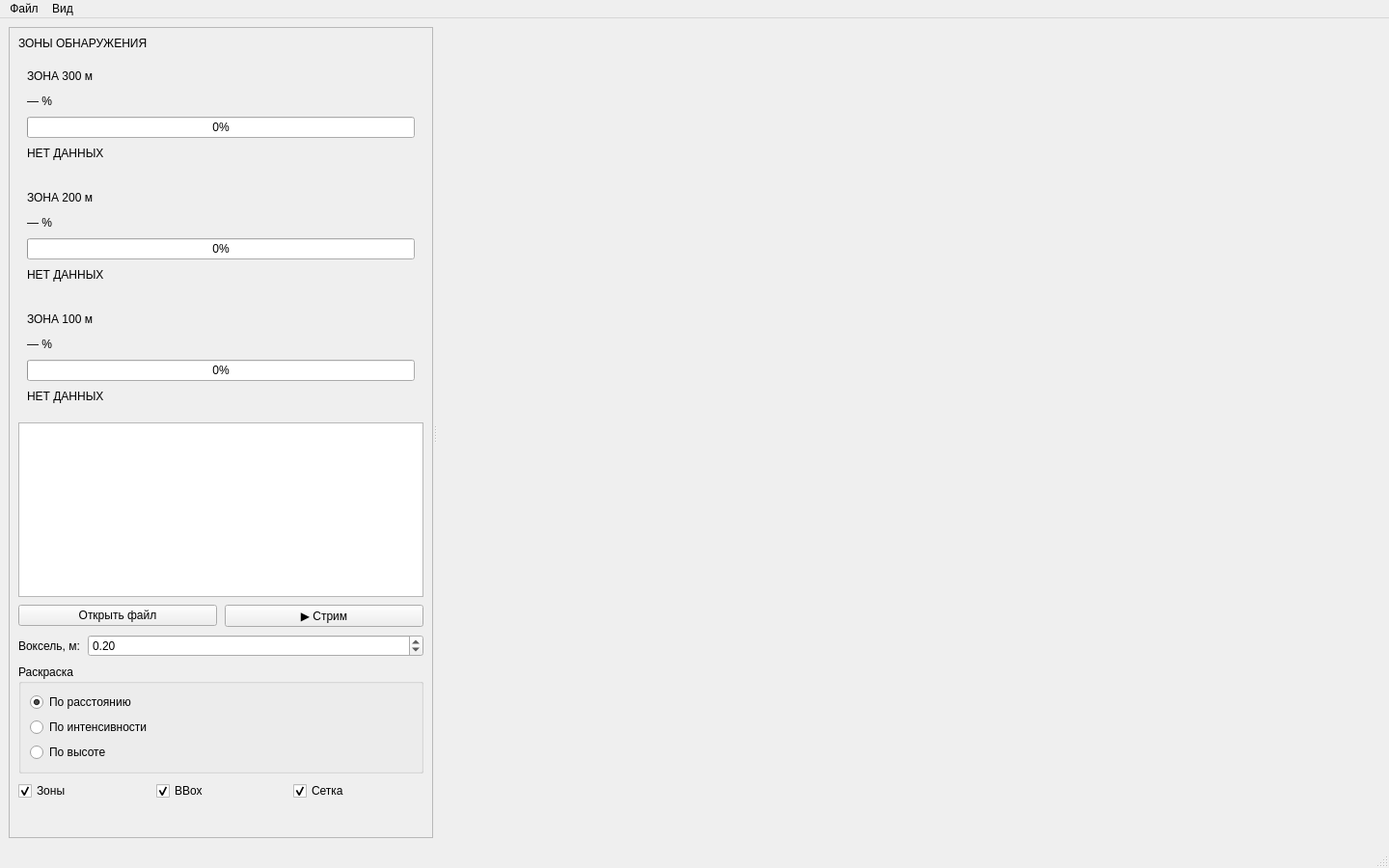
<?xml version="1.0" encoding="UTF-8"?>
<ui version="4.0">
 <class>MainWindow</class>
 <widget class="QMainWindow" name="MainWindow">
  <property name="geometry">
   <rect>
    <x>0</x>
    <y>0</y>
    <width>1440</width>
    <height>900</height>
   </rect>
  </property>
  <property name="minimumSize">
   <size>
    <width>1024</width>
    <height>640</height>
   </size>
  </property>
  <property name="windowTitle">
   <string>LiDAR Obstacle Monitor — анализ препятствий перед поездом</string>
  </property>
  <widget class="QWidget" name="centralwidget">
   <layout class="QHBoxLayout" name="centralLayout">
    <property name="spacing">
     <number>6</number>
    </property>
    <item>
     <widget class="QSplitter" name="mainSplitter">
      <property name="orientation">
       <enum>Qt::Horizontal</enum>
      </property>
      <widget class="QFrame" name="leftPanel">
       <property name="minimumSize">
        <size>
         <width>320</width>
         <height>0</height>
        </size>
       </property>
       <property name="maximumSize">
        <size>
         <width>440</width>
         <height>16777215</height>
        </size>
       </property>
       <property name="frameShape">
        <enum>QFrame::StyledPanel</enum>
       </property>
       <property name="frameShadow">
        <enum>QFrame::Raised</enum>
       </property>
       <layout class="QVBoxLayout" name="leftPanelLayout">
        <property name="spacing">
         <number>8</number>
        </property>
        <item>
         <widget class="QLabel" name="leftTitleLabel">
          <property name="text">
           <string>ЗОНЫ ОБНАРУЖЕНИЯ</string>
          </property>
         </widget>
        </item>
        <item>
         <widget class="QFrame" name="zoneCard_300">
          <property name="minimumSize">
           <size>
            <width>0</width>
            <height>118</height>
           </size>
          </property>
          <property name="frameShape">
           <enum>QFrame::NoFrame</enum>
          </property>
          <layout class="QVBoxLayout" name="zoneLayout_300">
           <item>
            <widget class="QLabel" name="zoneTitle_300">
             <property name="text">
              <string>ЗОНА 300 м</string>
             </property>
            </widget>
           </item>
           <item>
            <widget class="QLabel" name="zoneProb_300">
             <property name="text">
              <string>— %</string>
             </property>
            </widget>
           </item>
           <item>
            <widget class="QProgressBar" name="zoneProgress_300">
             <property name="value">
              <number>0</number>
             </property>
            </widget>
           </item>
           <item>
            <widget class="QLabel" name="zoneStatus_300">
             <property name="text">
              <string>НЕТ ДАННЫХ</string>
             </property>
            </widget>
           </item>
          </layout>
         </widget>
        </item>
        <item>
         <widget class="QFrame" name="zoneCard_200">
          <property name="minimumSize">
           <size>
            <width>0</width>
            <height>118</height>
           </size>
          </property>
          <property name="frameShape">
           <enum>QFrame::NoFrame</enum>
          </property>
          <layout class="QVBoxLayout" name="zoneLayout_200">
           <item>
            <widget class="QLabel" name="zoneTitle_200">
             <property name="text">
              <string>ЗОНА 200 м</string>
             </property>
            </widget>
           </item>
           <item>
            <widget class="QLabel" name="zoneProb_200">
             <property name="text">
              <string>— %</string>
             </property>
            </widget>
           </item>
           <item>
            <widget class="QProgressBar" name="zoneProgress_200">
             <property name="value">
              <number>0</number>
             </property>
            </widget>
           </item>
           <item>
            <widget class="QLabel" name="zoneStatus_200">
             <property name="text">
              <string>НЕТ ДАННЫХ</string>
             </property>
            </widget>
           </item>
          </layout>
         </widget>
        </item>
        <item>
         <widget class="QFrame" name="zoneCard_100">
          <property name="minimumSize">
           <size>
            <width>0</width>
            <height>118</height>
           </size>
          </property>
          <property name="frameShape">
           <enum>QFrame::NoFrame</enum>
          </property>
          <layout class="QVBoxLayout" name="zoneLayout_100">
           <item>
            <widget class="QLabel" name="zoneTitle_100">
             <property name="text">
              <string>ЗОНА 100 м</string>
             </property>
            </widget>
           </item>
           <item>
            <widget class="QLabel" name="zoneProb_100">
             <property name="text">
              <string>— %</string>
             </property>
            </widget>
           </item>
           <item>
            <widget class="QProgressBar" name="zoneProgress_100">
             <property name="value">
              <number>0</number>
             </property>
            </widget>
           </item>
           <item>
            <widget class="QLabel" name="zoneStatus_100">
             <property name="text">
              <string>НЕТ ДАННЫХ</string>
             </property>
            </widget>
           </item>
          </layout>
         </widget>
        </item>
        <item>
         <widget class="QTableView" name="zonesTable">
          <property name="minimumSize">
           <size>
            <width>0</width>
            <height>150</height>
           </size>
          </property>
          <property name="editTriggers">
           <set>QAbstractItemView::NoEditTriggers</set>
          </property>
          <property name="alternatingRowColors">
           <bool>true</bool>
          </property>
          <property name="selectionMode">
           <enum>QAbstractItemView::NoSelection</enum>
          </property>
          <property name="showGrid">
           <bool>false</bool>
          </property>
          <attribute name="horizontalHeaderHighlightSections">
           <bool>false</bool>
          </attribute>
          <attribute name="verticalHeaderVisible">
           <bool>false</bool>
          </attribute>
          <attribute name="verticalHeaderHighlightSections">
           <bool>false</bool>
          </attribute>
         </widget>
        </item>
        <item>
         <layout class="QHBoxLayout" name="fileButtonsLayout">
          <item>
           <widget class="QPushButton" name="openFileButton">
            <property name="text">
             <string>Открыть файл</string>
            </property>
           </widget>
          </item>
          <item>
           <widget class="QPushButton" name="streamButton">
            <property name="text">
             <string>▶ Стрим</string>
            </property>
           </widget>
          </item>
         </layout>
        </item>
        <item>
         <layout class="QFormLayout" name="voxelLayout">
          <item row="0" column="0">
           <widget class="QLabel" name="voxelLabel">
            <property name="text">
             <string>Воксель, м:</string>
            </property>
           </widget>
          </item>
          <item row="0" column="1">
           <widget class="QDoubleSpinBox" name="voxelLeafSpin">
            <property name="decimals">
             <number>2</number>
            </property>
            <property name="minimum">
             <double>0.010000000000000</double>
            </property>
            <property name="maximum">
             <double>5.000000000000000</double>
            </property>
            <property name="singleStep">
             <double>0.050000000000000</double>
            </property>
            <property name="value">
             <double>0.200000000000000</double>
            </property>
           </widget>
          </item>
         </layout>
        </item>
        <item>
         <widget class="QGroupBox" name="coloringGroup">
          <property name="title">
           <string>Раскраска</string>
          </property>
          <layout class="QVBoxLayout" name="coloringLayout">
           <item>
            <widget class="QRadioButton" name="colorByDistanceRadio">
             <property name="text">
              <string>По расстоянию</string>
             </property>
             <property name="checked">
              <bool>true</bool>
             </property>
            </widget>
           </item>
           <item>
            <widget class="QRadioButton" name="colorByIntensityRadio">
             <property name="text">
              <string>По интенсивности</string>
             </property>
            </widget>
           </item>
           <item>
            <widget class="QRadioButton" name="colorByHeightRadio">
             <property name="text">
              <string>По высоте</string>
             </property>
            </widget>
           </item>
          </layout>
         </widget>
        </item>
        <item>
         <layout class="QHBoxLayout" name="overlayTogglesLayout">
          <item>
           <widget class="QCheckBox" name="zonesVisibleCheck">
            <property name="text">
             <string>Зоны</string>
            </property>
            <property name="checked">
             <bool>true</bool>
            </property>
           </widget>
          </item>
          <item>
           <widget class="QCheckBox" name="bboxVisibleCheck">
            <property name="text">
             <string>BBox</string>
            </property>
            <property name="checked">
             <bool>true</bool>
            </property>
           </widget>
          </item>
          <item>
           <widget class="QCheckBox" name="gridVisibleCheck">
            <property name="text">
             <string>Сетка</string>
            </property>
            <property name="checked">
             <bool>true</bool>
            </property>
           </widget>
          </item>
         </layout>
        </item>
        <item>
         <spacer name="leftSpacer">
          <property name="orientation">
           <enum>Qt::Vertical</enum>
          </property>
          <property name="sizeHint" stdset="0">
           <size>
            <width>20</width>
            <height>40</height>
           </size>
          </property>
         </spacer>
        </item>
       </layout>
      </widget>
      <widget class="QWidget" name="viewportContainer">
       <property name="minimumSize">
        <size>
         <width>600</width>
         <height>400</height>
        </size>
       </property>
      </widget>
     </widget>
    </item>
   </layout>
  </widget>
  <widget class="QMenuBar" name="menubar">
   <property name="geometry">
    <rect>
     <x>0</x>
     <y>0</y>
     <width>1440</width>
     <height>22</height>
    </rect>
   </property>
   <widget class="QMenu" name="menuFile">
    <property name="title">
     <string>Файл</string>
    </property>
    <addaction name="actionOpenPointCloud"/>
    <addaction name="actionOpenMLReport"/>
    <addaction name="separator"/>
    <addaction name="actionQuit"/>
   </widget>
   <widget class="QMenu" name="menuView">
    <property name="title">
     <string>Вид</string>
    </property>
    <addaction name="actionResetView"/>
    <addaction name="actionCameraFront"/>
    <addaction name="actionCameraTop"/>
   </widget>
   <addaction name="menuFile"/>
   <addaction name="menuView"/>
  </widget>
  <widget class="QStatusBar" name="statusbar"/>
  <action name="actionOpenPointCloud">
   <property name="text">
    <string>Открыть облако точек…</string>
   </property>
  </action>
  <action name="actionOpenMLReport">
   <property name="text">
    <string>Открыть ML-отчёт…</string>
   </property>
  </action>
  <action name="actionQuit">
   <property name="text">
    <string>Выход</string>
   </property>
  </action>
  <action name="actionResetView">
   <property name="text">
    <string>Сбросить вид</string>
   </property>
  </action>
  <action name="actionCameraFront">
   <property name="text">
    <string>Камера: фронт</string>
   </property>
  </action>
  <action name="actionCameraTop">
   <property name="text">
    <string>Камера: сверху</string>
   </property>
  </action>
</widget>
</ui>
